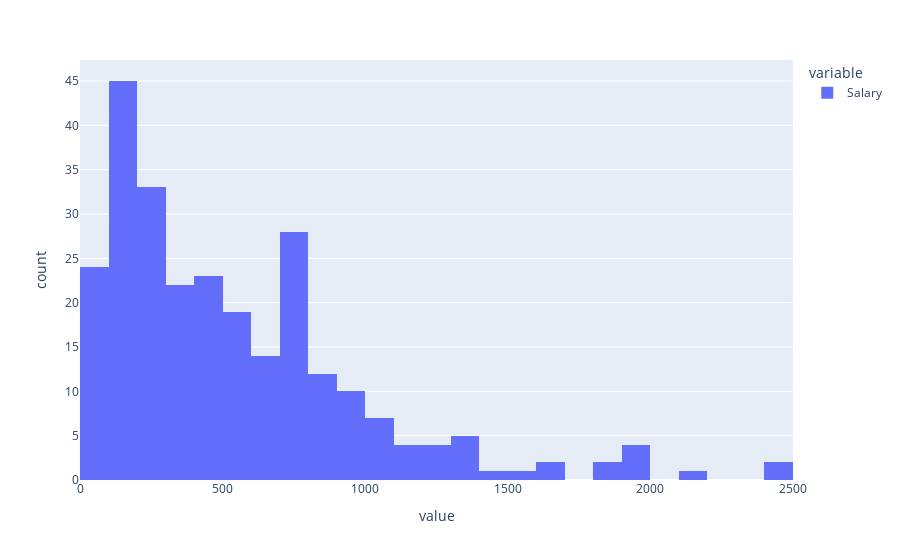

The notebook cell saved with this chart:
### Markdown cell above
Make a histogram of the second-last variable:

- with `px` do `histogram` using
    - dictVariable `dataframe` using:
        - In list `columns` get #from end `2`

### Code cell
px.histogram(dataframe[(columns[-2])])

#<xml xmlns="https://developers.google.com/blockly/xml"><variables><variable id="YtOOS!JE-+8IZ!JNUh]l">px</variable><variable id="SI@^,P?H2_w62.Ew9{z*">dataframe</variable><variable id="oE-(@ZKS@.ZEcZ:4m}~g">columns</variable></variables><block type="varDoMethod_Python" id="BA;^5Vw*oM|6hd_74/:@" x="-26" y="94"><mutation items="1"></mutation><field name="VAR" id="YtOOS!JE-+8IZ!JNUh]l">px</field><field name="MEMBER">histogram</field><data>px:histogram</data><value name="ADD0"><block type="indexer_Python" id=".iWL-sFz(DU}p-+fn6zT"><field name="VAR" id="SI@^,P?H2_w62.Ew9{z*">dataframe</field><value name="INDEX"><block type="lists_getIndex" id="!]IKF14Wuzm{F!JY(f-n"><mutation statement="false" at="true"></mutation><field name="MODE">GET</field><field name="WHERE">FROM_END</field><value name="VALUE"><block type="variables_get" id="mqAg;yY4ikBvRxHFWk35"><field name="VAR" id="oE-(@ZKS@.ZEcZ:4m}~g">columns</field></block></value><value name="AT"><block type="math_number" id="o[W})UJP`#WgNg2Xy8a4"><field name="NUM">2</field></block></value></block></value></block></value></block></xml>

### Figure 1 — Plotly figure (JSON) as saved in the notebook; plotly's stock layout.template omitted (floating-point values rounded to 4 significant figures; data arrays with more than 128 entries replaced by an {"elided": "..."} marker saying what was removed)
{"data": [{"alignmentgroup": "True", "bingroup": "x", "hovertemplate": "variable=Salary<br>value=%{x}<br>count=%{y}<extra></extra>", "legendgroup": "Salary", "marker": {"color": "#636efa", "pattern": {"shape": ""}}, "name": "Salary", "offsetgroup": "Salary", "orientation": "v", "showlegend": true, "type": "histogram", "x": {"elided": "263 float values"}, "xaxis": "x", "yaxis": "y"}], "layout": {"autosize": true, "barmode": "relative", "legend": {"title": {"text": "variable"}, "tracegroupgap": 0}, "margin": {"t": 60}, "xaxis": {"anchor": "y", "autorange": true, "domain": [0, 1], "range": [0, 2500], "title": {"text": "value"}, "type": "linear"}, "yaxis": {"anchor": "x", "autorange": true, "domain": [0, 1], "range": [0, 47.37], "title": {"text": "count"}}}}
